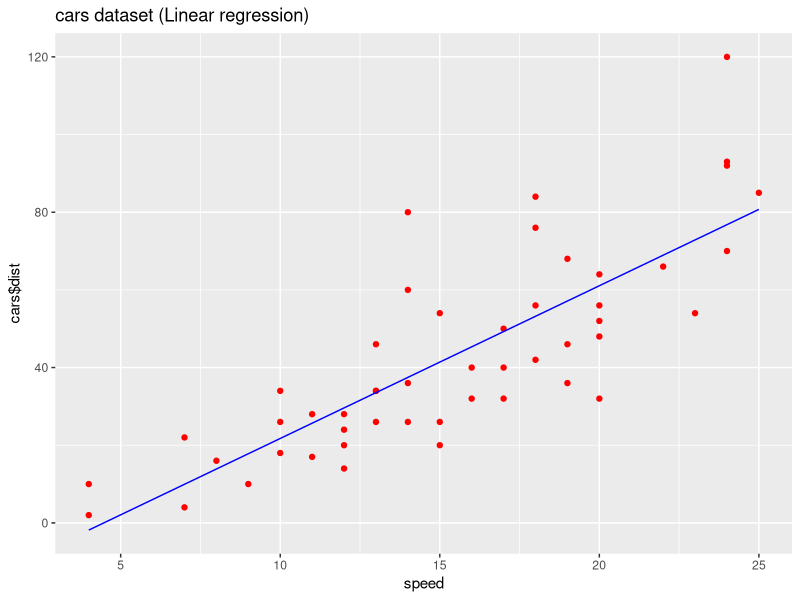

Source code (R):
data("cars")
View(cars)


lin_reg<-lm(formula=dist~.,
            data =cars)
lin_reg

library(ggplot2)
ggplot() +
  geom_point(aes(x =cars$speed, y=cars$dist),
             colour='red')+
  geom_line(aes(x =cars$speed,
                y = predict(lin_reg, newdata =cars)),
            colour='blue')+  
  ggtitle('cars dataset (Linear regression)')+
  xlab('speed')
ylab('Distance')

poly_reg=lm(formula=dist~ .,
            data =cars)
poly_reg

